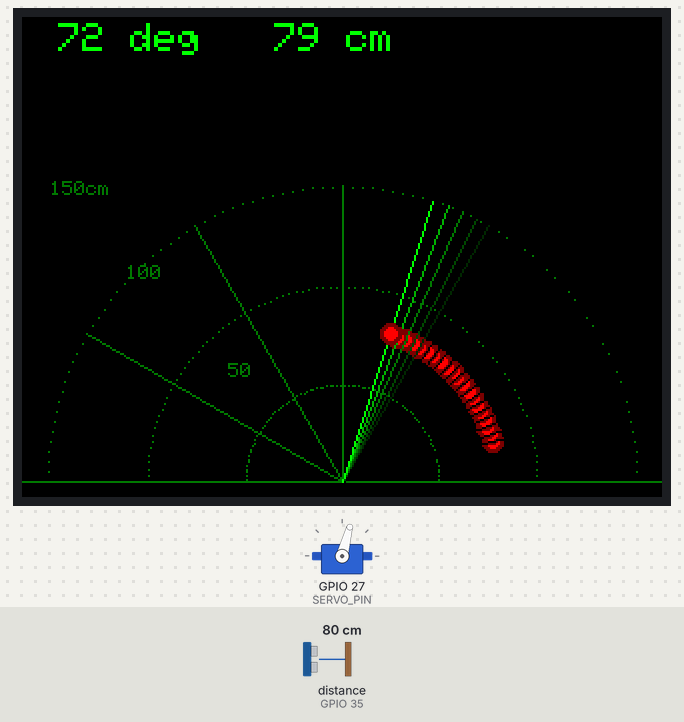
A program run on a simulated ESP32. Shown: 320×240 colour display, servo. Wiring (inferred from the names in the program): ultrasonic range finder: trigger GPIO 22; echo GPIO 35. The test bench sets the inputs (shaded band); at power-on: distance to the obstacle (sensor on GPIO 35) 80 cm. The echo pulse lasts 58.3 µs per cm; what the program prints to the serial monitor is not drawn.

Above: at 1.94 s.
2.0 s: distance to the obstacle (sensor on GPIO 35) set to 250 cm
At 2.35 s:
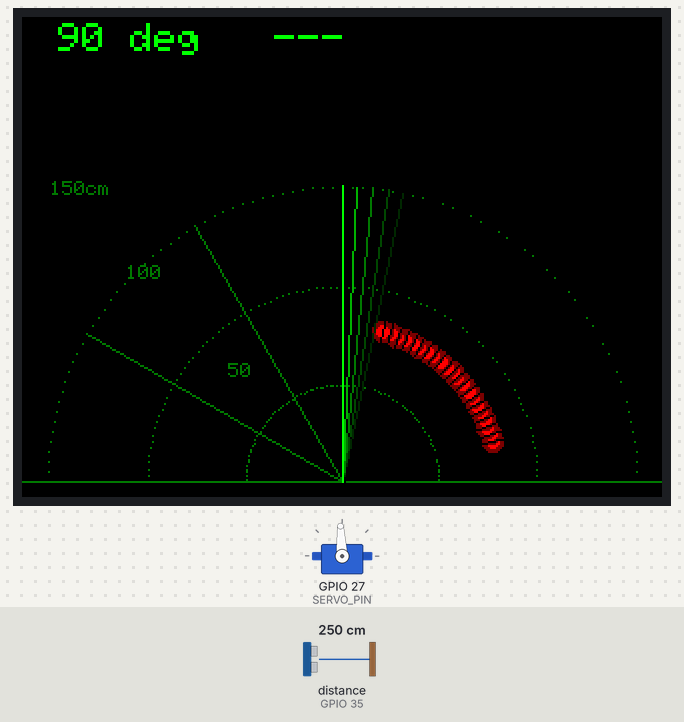
3.7 s: distance to the obstacle (sensor on GPIO 35) set to 2 cm
At 3.96 s:
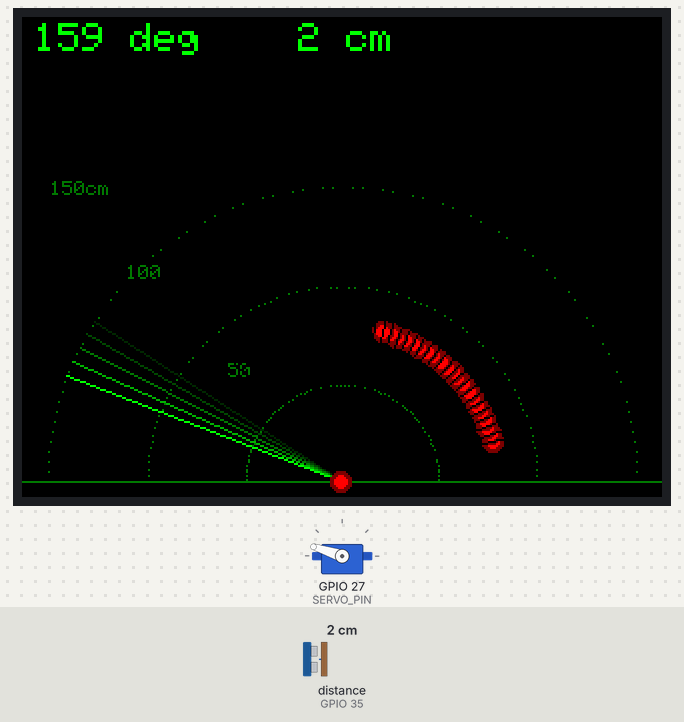
5.6 s: distance to the obstacle (sensor on GPIO 35) set to 299 cm
At 7.2 s:
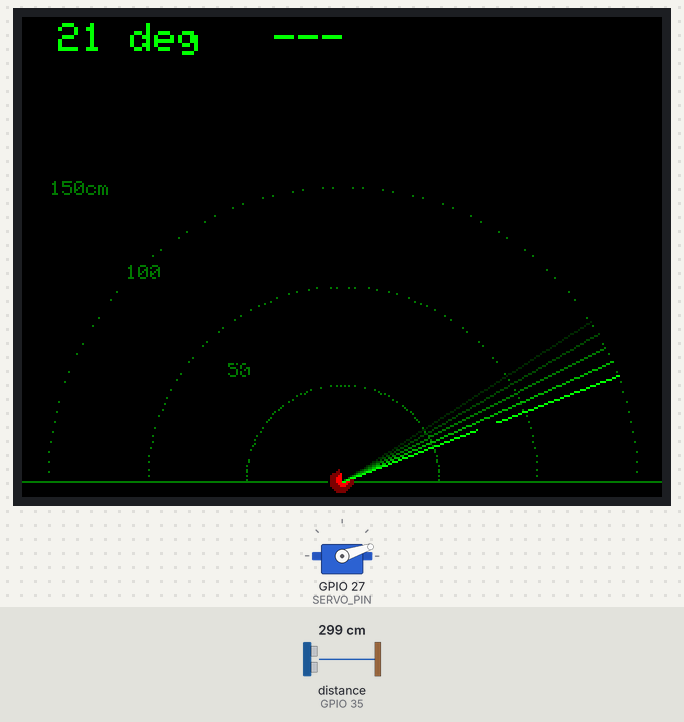
7.3 s: distance to the obstacle (sensor on GPIO 35) set to 60 cm
At 7.46 s:
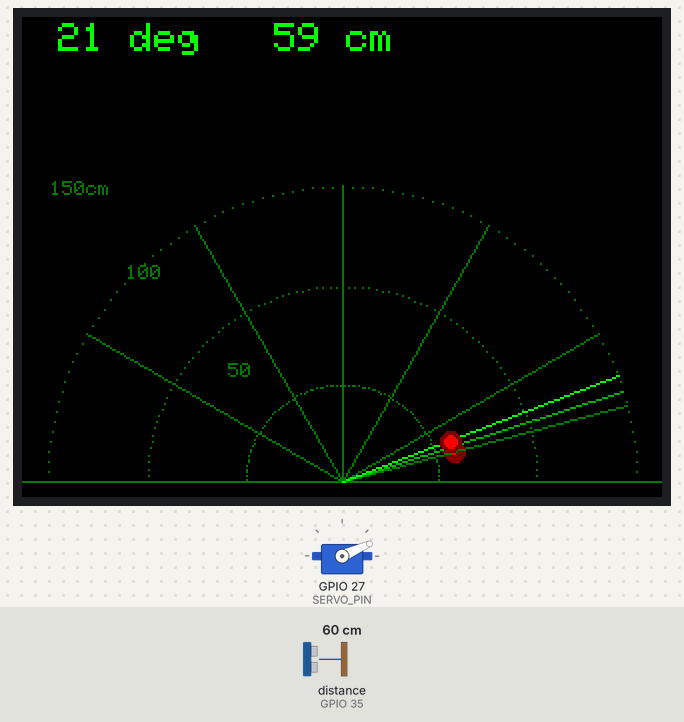
9.0 s: distance to the obstacle (sensor on GPIO 35) set to 153 cm
At 10.5 s:
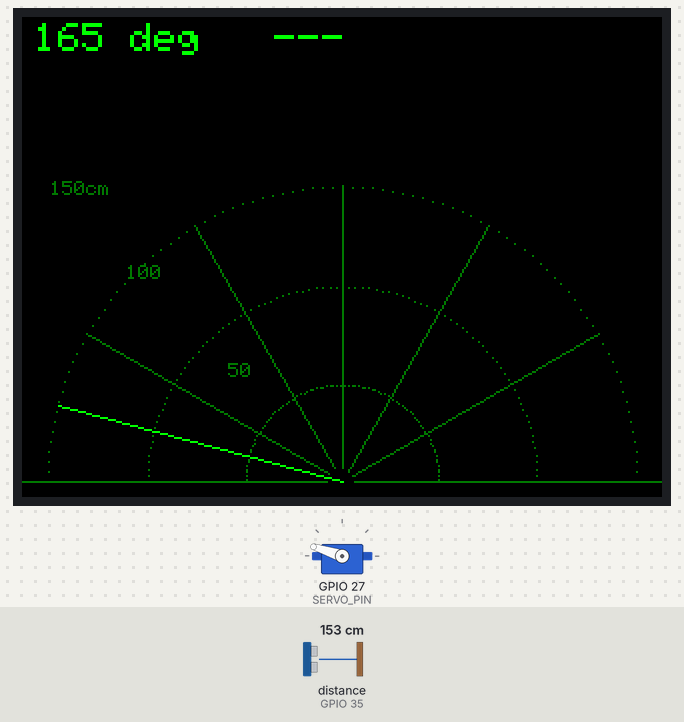
10.6 s: distance to the obstacle (sensor on GPIO 35) set to 120 cm
At 10.75 s:
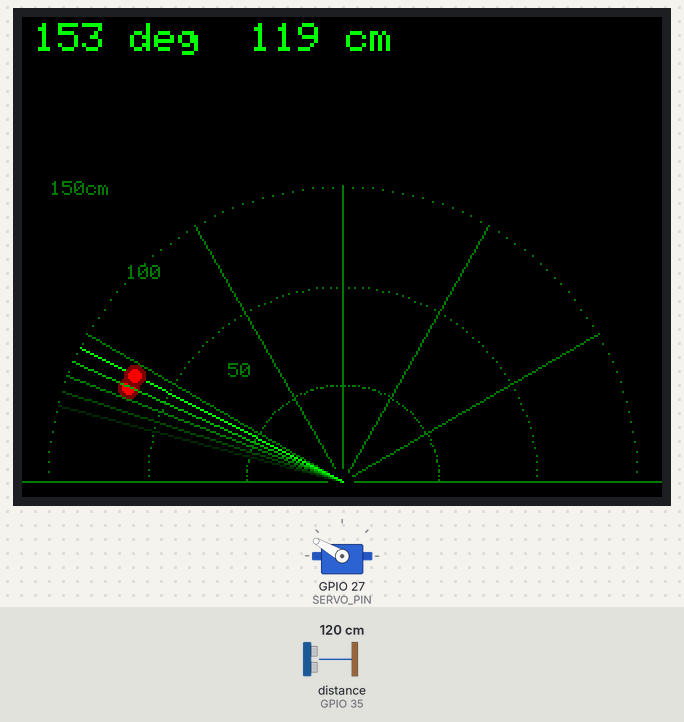
Timing chart, 0 to 14.6 s (numbered marks = the images above; inputs shaded):
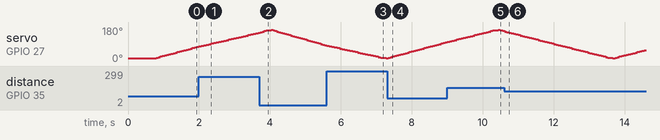

The program:

main.cpp
```cpp
// CYD Radar - ESP32-2432S028 (Cheap Yellow Display) + SG90 + HC-SR04
// SG90 で HC-SR04 を左右に振り、障害物の方向と距離をレーダー風に表示します。
//
// VS Code + PlatformIO 用 (platformio.ini でライブラリと TFT_eSPI 設定を管理)
//
// ピン割り当て (CYD で実際に空いているのは GPIO 22 / 27 / 35 の3本だけ):
//   SG90 信号 (橙)      -> GPIO27 (CN1)
//   HC-SR04 TRIG        -> GPIO22 (CN1 / P3)
//   HC-SR04 ECHO        -> GPIO35 (P3, 入力専用) ※ 1kΩ/2kΩ の分圧経由必須
//
// 電源の注意:
//   SG90 と HC-SR04 は 5V 駆動です。CYD の 3.3V からは取らないでください。
//   別の 5V/2A 電源 (USB充電器など) から両方へ給電し、GND は CYD と共通に。
//   SG90 の電源線の近くに 470〜1000uF の電解コンデンサを入れると安定します。

#include <Arduino.h>
#include <TFT_eSPI.h>
#include <ESP32Servo.h>

// ---------- ピン ----------
#define SERVO_PIN 27
#define TRIG_PIN  22
#define ECHO_PIN  35   // 入力専用ピン。ECHO の読み取りにちょうどよい

// ---------- レーダーの設定 ----------
#define ANGLE_MIN   15          // 掃引範囲 (度)
#define ANGLE_MAX   165
#define ANGLE_STEP  3           // 1ステップの角度。小さいほど細かいが遅い
#define MAX_RANGE_CM 150        // 表示する最大距離 (cm)
#define SERVO_SETTLE_MS 40      // サーボが動いて落ち着くまでの待ち時間
#define INVERT_DIRECTION 0      // 左右が逆に表示されたら 1 にする

// ---------- 画面 (横向き 320x240) ----------
#define SCREEN_W 320
#define SCREEN_H 240
#define CX 160                  // レーダー中心
#define CY 232
#define R_MAX 148               // 最大距離の半径 (px)

#define COL_BG      TFT_BLACK
#define COL_RING    0x03C0      // グリッドの緑 (暗背景で見える明るさに)
#define COL_SWEEP   TFT_GREEN
#define COL_OBJ     TFT_RED
#define COL_OBJ_HALO 0x7800     // 障害物点のハロー (暗い赤)
#define COL_TEXT    TFT_GREEN

TFT_eSPI tft = TFT_eSPI();
Servo servo;

int distAt[181];                // 角度ごとの最新距離 (cm)。-1 = 障害物なし
int angleNow = ANGLE_MIN;
int angleDir = +1;

float angleToRad(int angle) {
#if INVERT_DIRECTION
  angle = 180 - angle;
#endif
  return angle * DEG_TO_RAD;    // 0度=右、90度=正面、180度=左
}

void polarToXY(int angle, int distCm, int &x, int &y) {
  float r = (float)distCm / MAX_RANGE_CM * R_MAX;
  if (r > R_MAX) r = R_MAX;
  float rad = angleToRad(angle);
  x = CX + (int)(r * cos(rad));
  y = CY - (int)(r * sin(rad));
}

// HC-SR04 で1回測距。障害物がなければ -1 を返す
int measureCm() {
  digitalWrite(TRIG_PIN, LOW);
  delayMicroseconds(2);
  digitalWrite(TRIG_PIN, HIGH);
  delayMicroseconds(10);
  digitalWrite(TRIG_PIN, LOW);

  // タイムアウト 30ms ≒ 約5m。これより遠いものは「なし」扱い
  unsigned long dur = pulseIn(ECHO_PIN, HIGH, 30000UL);
  if (dur == 0) return -1;
  int cm = (int)(dur * 0.0343f / 2.0f);
  if (cm < 2 || cm > MAX_RANGE_CM) return -1;
  return cm;
}

void drawStaticRadar() {
  tft.fillScreen(COL_BG);
  // 同心円 (半円) : 1/3, 2/3, フルレンジ
  for (int i = 1; i <= 3; i++) {
    int r = R_MAX * i / 3;
    for (int a = 0; a <= 180; a += 2) {
      float rad = a * DEG_TO_RAD;
      int x = CX + (int)(r * cos(rad));
      int y = CY - (int)(r * sin(rad));
      tft.drawPixel(x, y, COL_RING);
    }
  }
  // 放射線: 30度ごと
  for (int a = 0; a <= 180; a += 30) {
    float rad = a * DEG_TO_RAD;
    int x = CX + (int)(R_MAX * cos(rad));
    int y = CY - (int)(R_MAX * sin(rad));
    tft.drawLine(CX, CY, x, y, COL_RING);
  }
  tft.drawLine(0, CY, SCREEN_W - 1, CY, COL_RING);
  // 距離ラベル
  tft.setTextColor(COL_RING, COL_BG);
  tft.setTextSize(1);
  tft.drawString("50",  CX - R_MAX / 3 - 8,     CY - R_MAX / 3 - 10);
  tft.drawString("100", CX - 2 * R_MAX / 3 - 10, CY - 2 * R_MAX / 3 - 10);
  tft.drawString("150cm", CX - R_MAX + 2, CY - R_MAX - 2);
}

void drawSweepLine(int angle, uint16_t color) {
  float rad = angleToRad(angle);
  int x = CX + (int)(R_MAX * cos(rad));
  int y = CY - (int)(R_MAX * sin(rad));
  tft.drawLine(CX, CY, x, y, color);
}

void drawObjectDot(int angle, int distCm, uint16_t color, int size) {
  if (distCm < 0) return;
  int x, y;
  polarToXY(angle, distCm, x, y);
  tft.fillCircle(x, y, size, color);
}

void drawHeader(int angle, int distCm) {
  tft.fillRect(0, 0, SCREEN_W, 22, COL_BG);
  tft.setTextColor(COL_TEXT, COL_BG);
  tft.setTextSize(2);
  char buf[40];
  if (distCm >= 0) {
    snprintf(buf, sizeof(buf), "%3d deg  %3d cm", angle, distCm);
  } else {
    snprintf(buf, sizeof(buf), "%3d deg   ---", angle);
  }
  tft.drawString(buf, 6, 3);
}

void setup() {
  Serial.begin(115200);

  pinMode(TRIG_PIN, OUTPUT);
  pinMode(ECHO_PIN, INPUT);   // GPIO35 は内部プルアップなし。分圧回路側で処理
  digitalWrite(TRIG_PIN, LOW);

  for (int i = 0; i <= 180; i++) distAt[i] = -1;

  // ディスプレイ
  tft.init();
  tft.setRotation(1);         // 横向き 320x240
#ifdef TFT_BL
  pinMode(TFT_BL, OUTPUT);
  digitalWrite(TFT_BL, HIGH); // バックライト ON (CYD は GPIO21)
#endif
  drawStaticRadar();

  // サーボ: ESP32Servo は LEDC を使う。50Hz / SG90 向けパルス幅
  ESP32PWM::allocateTimer(3); // TFT 側と競合しにくいタイマを選ぶ
  servo.setPeriodHertz(50);
  servo.attach(SERVO_PIN, 500, 2400);
  servo.write(angleNow);
  delay(500);
}

void loop() {
  // 前回の同じ角度の点を消してから測り直す (残像を1掃引分だけ残す動きになる)
  drawObjectDot(angleNow, distAt[angleNow], COL_BG, 6);

  servo.write(angleNow);
  delay(SERVO_SETTLE_MS);

  int cm = measureCm();
  distAt[angleNow] = cm;

  // 掃引線: 後ろにフェードする残像 (軌跡) を付けて、本物のレーダー風に描く。
  // 消した線が横切った静止画 (リング) は薄れるが、掃引の端で描き直している。
  static const uint16_t TRAIL[] = {0x0140, 0x0240, 0x03C0, 0x0580};  // 尾: 暗→明
  const int trailLen = sizeof(TRAIL) / sizeof(TRAIL[0]);
  int eraseAngle = angleNow - angleDir * (trailLen + 1) * ANGLE_STEP;
  if (eraseAngle >= ANGLE_MIN && eraseAngle <= ANGLE_MAX) {
    drawSweepLine(eraseAngle, COL_BG);
  }
  for (int k = trailLen; k >= 1; k--) {
    int a = angleNow - angleDir * k * ANGLE_STEP;
    if (a < ANGLE_MIN || a > ANGLE_MAX) continue;
    drawSweepLine(a, TRAIL[trailLen - k]);
  }
  drawSweepLine(angleNow, COL_SWEEP);
  // 障害物の点はハロー (暗い赤) 付きで光らせる
  if (cm >= 0) drawObjectDot(angleNow, cm, COL_OBJ_HALO, 5);
  drawObjectDot(angleNow, cm, COL_OBJ, 3);
  drawHeader(angleNow, cm);

  Serial.printf("%d,%d\n", angleNow, cm);  // シリアルでも確認できる (角度,距離cm / -1=なし)

  // 次の角度へ。端で反転し、そのタイミングで静止画を描き直す
  angleNow += angleDir * ANGLE_STEP;
  if (angleNow >= ANGLE_MAX) {
    angleNow = ANGLE_MAX;
    angleDir = -1;
    drawStaticRadar();
  } else if (angleNow <= ANGLE_MIN) {
    angleNow = ANGLE_MIN;
    angleDir = +1;
    drawStaticRadar();
  }
}
```

Measured:
- after the input at 7.3 s, the display: first changes at once (image 4 shows a later state)
- after the input at 10.6 s, the display: first differs from a run without the input after 0.08 s (image 6 shows a later state)
